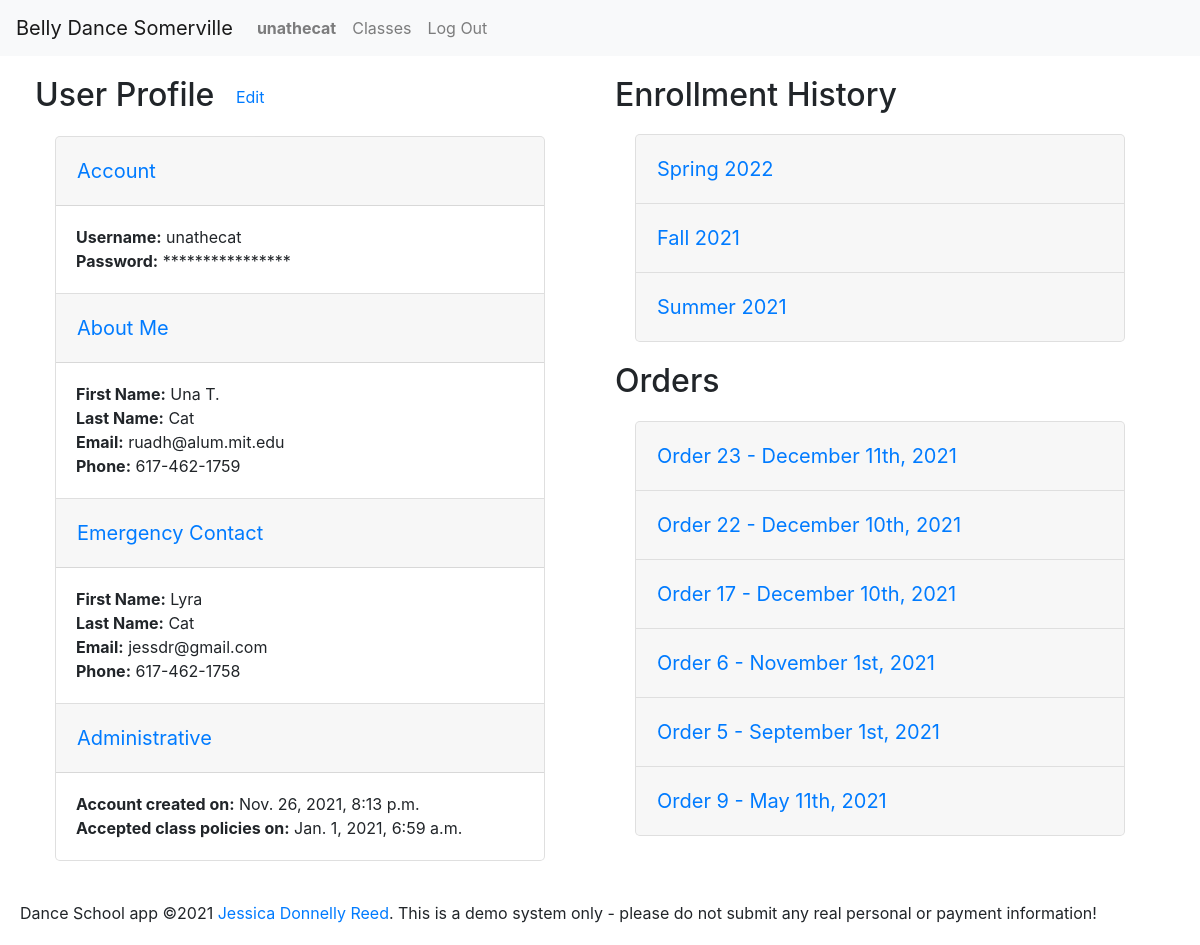
The page /profile/32 (signed in) on the database as committed earlier.
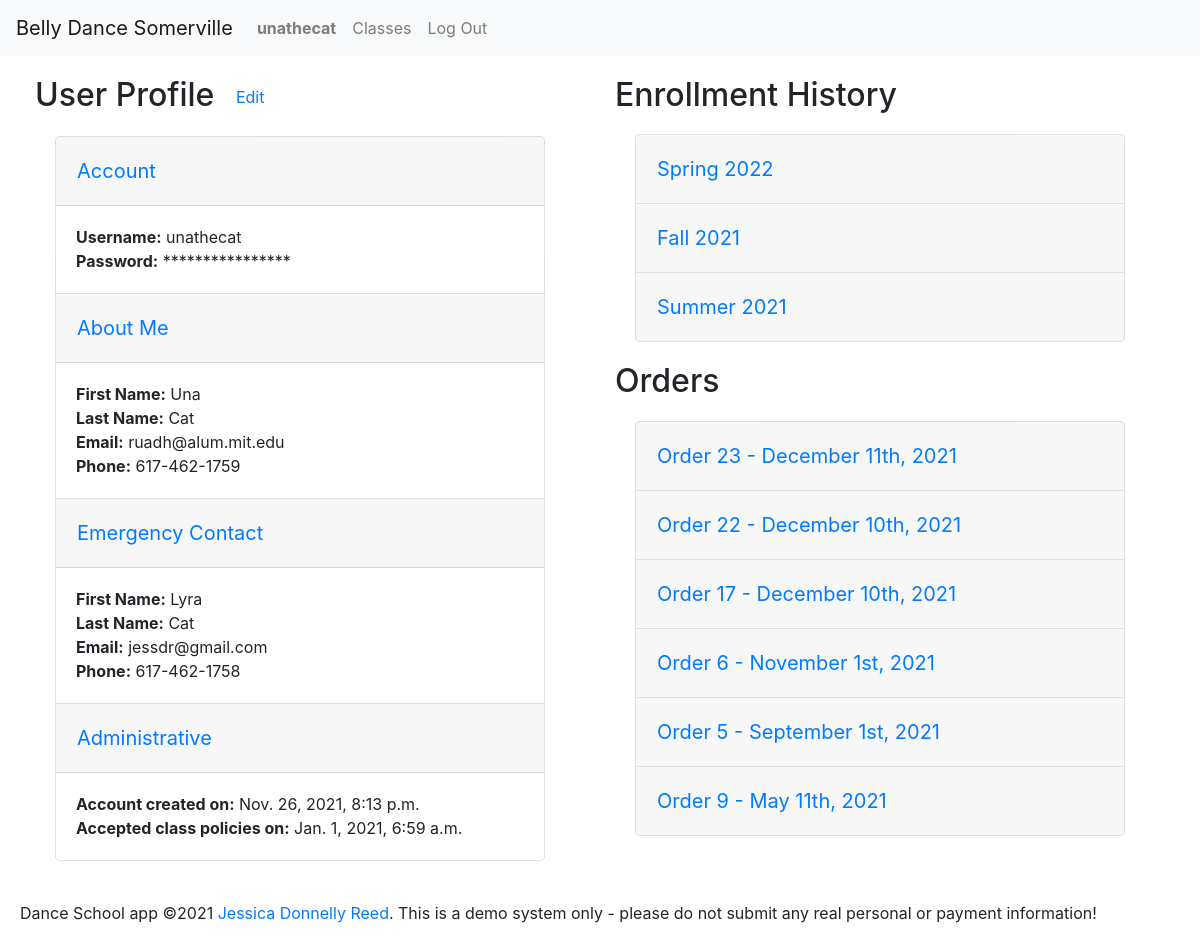
The same page on the database as committed later.
### enrollment/models.py (models this page shows, shortened)
class User(AbstractUser):
    timezone = models.CharField(max_length=32, choices=TIMEZONES,
                                default=settings.DEFAULT_TIMEZONE)
    first_name = models.CharField(max_length=128, null=False, blank=False)
    last_name = models.CharField(max_length=128, null=False, blank=False)
    email = models.EmailField(max_length=254, null=False, blank=False)
    phone = models.CharField(max_length=32, null=True, blank=True)
    emergency_first = models.CharField(max_length=128, null=True, blank=True)
    emergency_last = models.CharField(max_length=128, null=True, blank=True)
    emergency_email = models.EmailField(max_length=254, null=True, blank=True)
    emergency_phone = models.CharField(max_length=32, null=True, blank=True)
    accept_terms = models.DateTimeField(null=True, blank=True)
    contact_sheet_notes = models.CharField(
        max_length=2048, null=True, blank=True)

### enrollment/views.py (the view)
# urls.py: path('profile/<int:id>', views.profile_view, name='view_profile'),
@login_required
def profile_view(request, id):
    set_timezone(request)
    if request.method == 'GET':
        if request.user.id == id or request.user.is_staff:
            try:
                profile = User.objects.get(id=id)
            except User.DoesNotExist:
                return render(request, 'enrollment/profile.html', {
                    'orders': None,
                    'message': f'User {id} not found.'
                })
            semesters = Semester.objects.filter(
                offerings__line_items__order__student=id, offerings__line_items__order__completed__isnull=False).order_by('-start_date').distinct()
            for semester in semesters:
                semester.enrollments = LineItem.objects.filter(order__student=id).filter(
                    offering__semester=semester).exclude(order__completed=None)
            orders = completed_orders(request, id).order_by('-completed')
            for order in orders:
                order.items = order.line_items.all()
            return render(request, 'enrollment/profile.html', {
                'orders': orders,
                'semesters': semesters,
                'profile': profile
            })
        else:
            return render(request, 'enrollment/profile.html', {
                'orders': None,
                'message': 'You may not view other users\' profiles'
            })
    else:
        return render(request, 'enrollment/profile.html', {
            'orders': None,
            'message': 'GET method required'
        })

### enrollment/context_processors.py (called while the page is built)
def global_settings(request):
    return {
    'DEFAULT_TIMEZONE': settings.DEFAULT_TIMEZONE,
    'TIME_FORMAT': settings.TIME_FORMAT,
    'DATE_FORMAT': settings.DATE_FORMAT,
    'DATE_TIME_FORMAT': settings.DATE_TIME_FORMAT,
    'DATE_TIME_FORMAT_NO_YEAR': settings.DATE_TIME_FORMAT_NO_YEAR,
    'DATE_TIME_TIMEZONE_FORMAT': settings.DATE_TIME_TIMEZONE_FORMAT,
    'SCHOOL_NAME': settings.SCHOOL_NAME,
    'SCHOOL_POLICIES': settings.SCHOOL_POLICIES,
    'NO_OFFERINGS': settings.NO_OFFERINGS,
    }

### enrollment/models.py (called while the page is built)
    def __str__(self):
        return self.name

    @property
    def weekday_name(self):
        return settings.WEEKDAYS[self.weekday][1]

    @property
    def subtotal(self):
        try:
            amount = self.line_items.aggregate(Sum('price'))['price__sum']
        except Exception:
            return 0
        return 0 if amount == None else amount

    @property
    def total(self):
        return self.subtotal - self.discount if self.discount != None else self.subtotal

### enrollment/views.py (called while the page is built)
@login_required
def completed_orders(request, user):
    try:
        orders = Order.objects.filter(student=user).exclude(completed=None)
    except Order.DoesNotExist:
        return None
    return orders

### enrollment/templates/enrollment/profile.html (shortened to what the changed rows need)
{% extends "enrollment/layout.html" %}
{% block body %}
<div class="row">
    {% if profile %}
    <div id="profile-view" class="col-md">
        <h2>User Profile <button class="btn btn-link" id="edit-profile-button" data-profile={{profile.id}}>Edit</button></h2>
        <div class="accordion" id="profile-accordion">
            <div class="card" data-section="account">
                <div class="card-header" id="heading-account">
                    <h3 class="mb-0">
                        <button class="btn btn-link" type="button" data-toggle="collapse" data-target="#collapse-account" aria-expanded="true" aria-controls="collapse-account">
                            Account
                        </button>
                    </h3>
                </div>
                <div id="collapse-account" class="collapse show" aria-labelledby="heading-account" data-parent="#profile-accordion">
                    <div class="card-body">
                        <div>
                            <span class="label">Username:</span> <span class="value">{{profile.username}}</span>
                        </div>
                        <div>
                            <span class="label">Password:</span> <span class="value">****************</span>
                        </div>
                    </div>
                </div>
            </div>
            <div class="card" data-section="about-me">
                <div class="card-header" id="heading-about-me">
                    <h3 class="mb-0">
                        <button class="btn btn-link" type="button" data-toggle="collapse" data-target="#collapse-about-me" aria-expanded="true" aria-controls="collapse-about-me">
                            About Me
                        </button>
                    </h3>
                </div>
                <div id="collapse-about-me" class="collapse show" aria-labelledby="heading-about-me" data-parent="#profile-accordion">
                    <div class="card-body editable">
                        <div>
                            <span class="label">First Name:</span> <span class="value" id="first-name">{{profile.first_name}}</span>
                        </div>
                        <div>
                            <span class="label">Last Name:</span> <span class="value" id="last-name">{{profile.last_name}}</span>
                        </div>
                        <div>
                            <span class="label">Email:</span> <span class="value" id="email">{{profile.email}}</span>
                        </div>
                        <div>
                            <span class="label">Phone:</span> <span class="value" id="phone">{{profile.phone}}</span>
                        </div>
                    </div>
                </div>
            </div>
            <div class="card" data-section="emergency-contact">
                <div class="card-header" id="heading-emergency-contact">
                    <h3 class="mb-0">
                        <button class="btn btn-link" type="button" data-toggle="collapse" data-target="#collapse-emergency-contact" aria-expanded="true" aria-controls="collapse-emergency-contact">
                            Emergency Contact
                        </button>
                    </h3>
                </div>
                <div id="collapse-emergency-contact" class="collapse show" aria-labelledby="heading-emergency-contact" data-parent="#profile-accordion">
                    <div class="card-body editable">
                        <div>
                            <span class="label">First Name:</span> <span class="value" id="emergency-first">{{profile.emergency_first}}</span>
                        </div>
                        <div>
                            <span class="label">Last Name:</span> <span class="value" id="emergency-last">{{profile.emergency_last}}</span>
                        </div>
                        <div>
                            <span class="label">Email:</span> <span class="value" id="emergency-email">{{profile.emergency_email}}</span>
                        </div>
                        <div>
                            <span class="label">Phone:</span> <span class="value" id="emergency-phone">{{profile.emergency_phone}}</span>
                        </div>
                    </div>
                </div>
            </div>
            <div class="card" data-section="administrative">
                <div class="card-header" id="heading-administrative">
                    <h3 class="mb-0">
                        <button class="btn btn-link" type="button" data-toggle="collapse" data-target="#collapse-administrative" aria-expanded="true" aria-controls="collapse-administrative">
                            Administrative
                        </button>
                    </h3>
                </div>
                <div id="collapse-administrative" class="collapse show" aria-labelledby="heading-administrative" data-parent="#profile-accordion">
                    <div class="card-body">
                        <div>
                            <span class="label">Account created on:</span> <span class="value">{{profile.date_joined}}</span>
                        </div>
                            <div><span class="label">Accepted class policies on:</span> <span class="value">{{profile.accept_terms}}</span>
                        </div>
                    </div>
                </div>
            </div>
        </div>
    </div>
    {% endif %}
    <div class="col-md" id="enrollments-orders">
        {% if semesters %}
            <h2>Enrollment History</h2>
        {% endif %}
        {% if orders %}
        <h2>Orders</h2>
        {% endif %}
    </div>
</div>
{% endblock %}

### enrollment/templates/enrollment/layout.html (shortened to what this page needs)
{% load static %}
{% load tz %}
<!DOCTYPE html>
<html lang="en">
<head>
    <link rel="stylesheet" href="https://stackpath.bootstrapcdn.com/bootstrap/4.4.1/css/bootstrap.min.css"
>
    <link href="{% static 'enrollment/styles.css' %}" rel="stylesheet">
</head>
<body>
    <nav class="navbar navbar-expand-sm navbar-light bg-light">
        <a class="navbar-brand" href="#">{{SCHOOL_NAME}}</a>
        <div class="collapse navbar-collapse" id="main-nav">
            <ul class="navbar-nav mr-auto">
                {% if user.is_authenticated %}
                    <li class="nav-item">
                        <a class="nav-link" href="{% url 'view_profile' user.id %}"><strong>{{user.username}}</strong></a>
                    </li>
                {% endif %}
                    <li class="nav-item">
                        <a class="nav-link" href="{% url 'index' %}">Classes</a>
                    </li>
                {% if user.is_authenticated %}
                    <li class="nav-item">
                        <a class="nav-link" href="{% url 'logout' %}">Log Out</a>
                    </li>
                {% endif %}
            </ul>
        </div>
    </nav>
    {% block body %}
    {% endblock %}
    <footer>
        Dance School app &copy;2021 <a href="https://github.com/ruadh">Jessica Donnelly Reed</a>.  This is a demo system only - please do not submit any real personal or payment information!
    </footer>
</body>
</html>

Rows that differ between the two databases and show on the page:
changed User "unathecat": first_name "Una T." → "Una"
